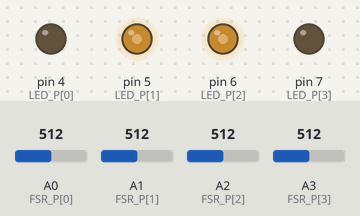
The sketch below on a simulated Arduino Uno, built with avr-gcc and run on an emulated ATmega328P. On the bench: output pins drawn as LEDs (lit = HIGH). Inputs (shaded band) come from the test bench; at power-on: A0 (FSR_P[0]) = 512, A1 (FSR_P[1]) = 512, A2 (FSR_P[2]) = 512, A3 (FSR_P[3]) = 512. What the sketch prints to the serial monitor is not drawn.

Above: at 1.2 s.
1.3 s: A0 (FSR_P[0]) set to 530
At 2.0 s:
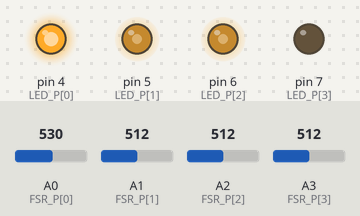
2.8 s: A1 (FSR_P[1]) set to 716
At 3.5 s:
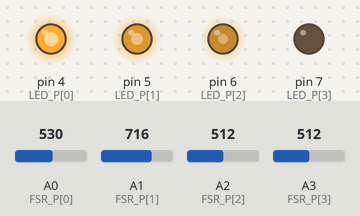
4.3 s: A2 (FSR_P[2]) set to 716
At 5.0 s:
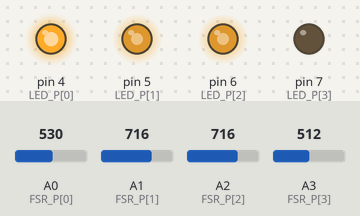
5.8 s: A3 (FSR_P[3]) set to 528
At 6.6 s:
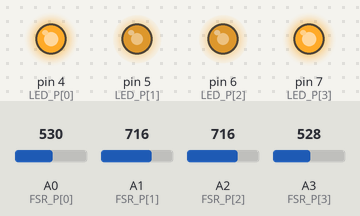
7.3 s: A0 (FSR_P[0]) set to 306
At 8.1 s:
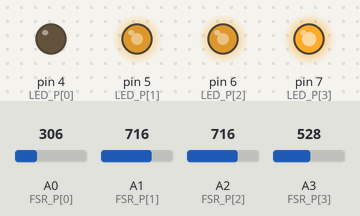
8.8 s: A3 (FSR_P[3]) set to 306
At 9.6 s:
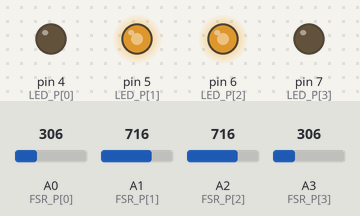
Timing chart, 0 to 11.3 s (numbered marks = the images above; inputs shaded):
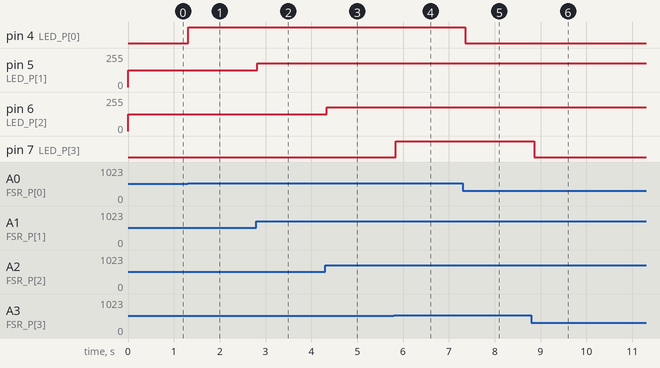

The sketch:

fsr_bt_testing.ino
```cpp
/* FSR testing sketch.

Connect one end of FSR to 5V, the other end to Analog 0.
Then connect one end of a 10K resistor from Analog 0 to ground
Connect LED from pin 11 through a resistor to ground

*/
#include <SoftwareSerial.h>
SoftwareSerial BTserial(2, 3);
int FSR_P[4] = {A0, A1, A2, A3};
int LED_P[4] = {4, 5, 6, 7};
int FSR_V[4];
int LED_V[4];

void setup(void) {
  Serial.begin(9600);
  for (int i = 0; i < 4; i++) {
    pinMode(FSR_P[i], INPUT);
    pinMode(LED_P[i], OUTPUT);
  }
  Serial.println("Enter AT commands:");

    // HC-06 default serial speed is 9600
    BTserial.begin(9600);
}

void loop(void) {
  for (int i = 0; i < 4; i++) {
    FSR_V[i] = analogRead(FSR_P[i]);
    LED_V[i] = map(FSR_V[i], 0, 1023, 0, 255);
    analogWrite(LED_P[i], LED_V[i]);
  }
  // Keep reading from HC-06 and send to Arduino Serial Monitor
   if (BTserial.available())
   {
       Serial.write(BTserial.read());
   }

   // Keep reading from Arduino Serial Monitor and send to HC-06
   if (Serial.available())
   {
       BTserial.write(Serial.read());
   }

  delay(100);
}
```

Measured:
- the behaviour switches between 513 and 514 on A0 (FSR_P[0]) (found by bisection; images 0 and 1)
- the behaviour switches between 513 and 514 on A3 (FSR_P[3]) (found by bisection; images 3 and 4)
- after the input at 1.3 s, pin 4 (LED_P[0]): LOW → HIGH at once
- after the input at 2.8 s, pin 5 (LED_P[1]): 127/255 → 178/255 at once
- after the input at 4.3 s, pin 6 (LED_P[2]): 127/255 → 178/255 at once
- after the input at 5.8 s, pin 7 (LED_P[3]): LOW → HIGH at once
- after the input at 7.3 s, pin 4 (LED_P[0]): HIGH → LOW after 0.05 s
- after the input at 8.8 s, pin 7 (LED_P[3]): HIGH → LOW after 0.06 s
